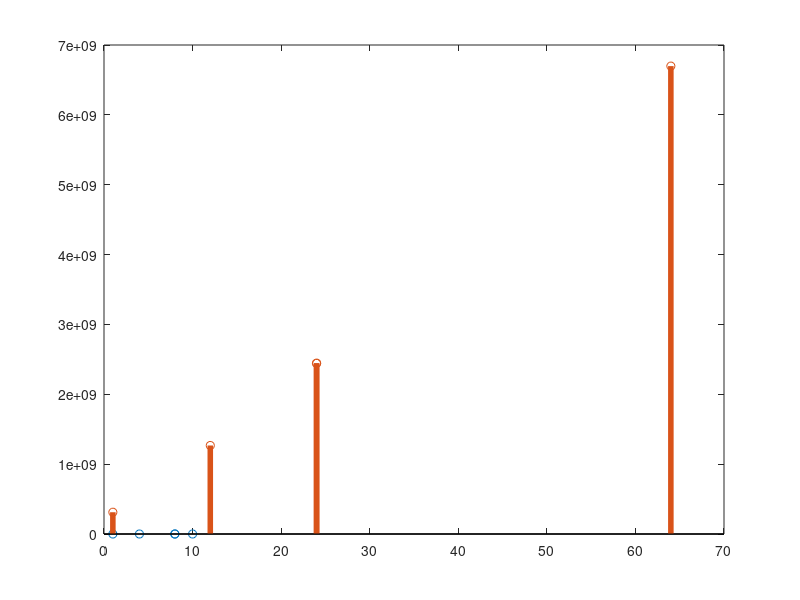

MATLAB code for this plot:
clear all;
clf;
data = [
1,2700.27,0.717,0;
4,3110.36,0.556,0 ;
8,2951,0.585,0 ;
8,2456.525,0.704,816.582;
10,2792.52,0.619,0];
proinsulin = [
1,5.584,310,nan;
1,5.562,310.857,311.609e+6
4,21.087,81.95,nan;
8,40.017,43.186,nan;
10,47.017,36.756,nan;
12,23.092,74.84,1.267e+9;
24,24.293,71.138,2.442e+9;
24,24.839,69.576,2.446e+9;
64,14.702,117.547,6.698e+9];

%subplot(311e
%bar(data(:,1), data(:,4), 2,  "facecolor", "r", "edgecolor", "b", "linewidth",4); hold
%subplot(312)
%plot(data(:,1),data(:,2),'s:'); 
%subplot(313)
stem(data(:,1),  data(:,4), "linewidth",4 ); hold
    
stem(proinsulin(:,1),proinsulin(:,4),"linewidth",4 );

